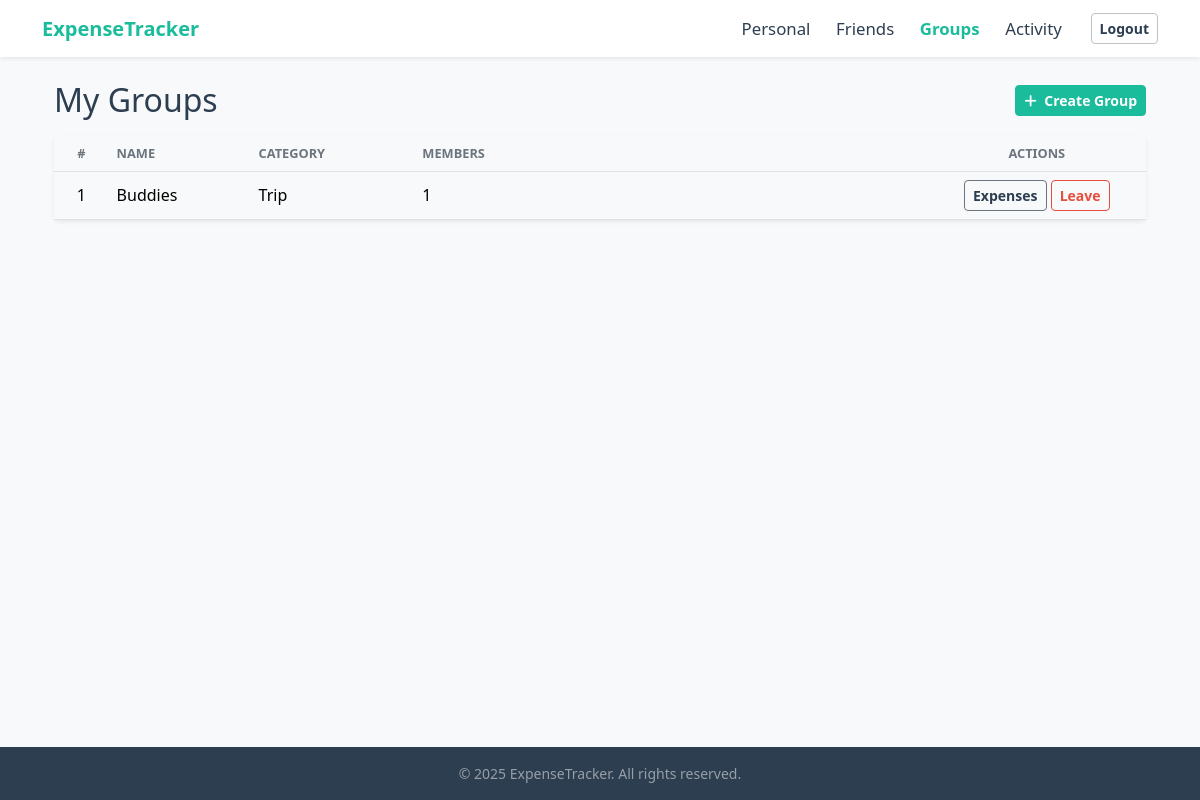
/tracker/groups/ (signed in), run on an earlier commit of the app's database.
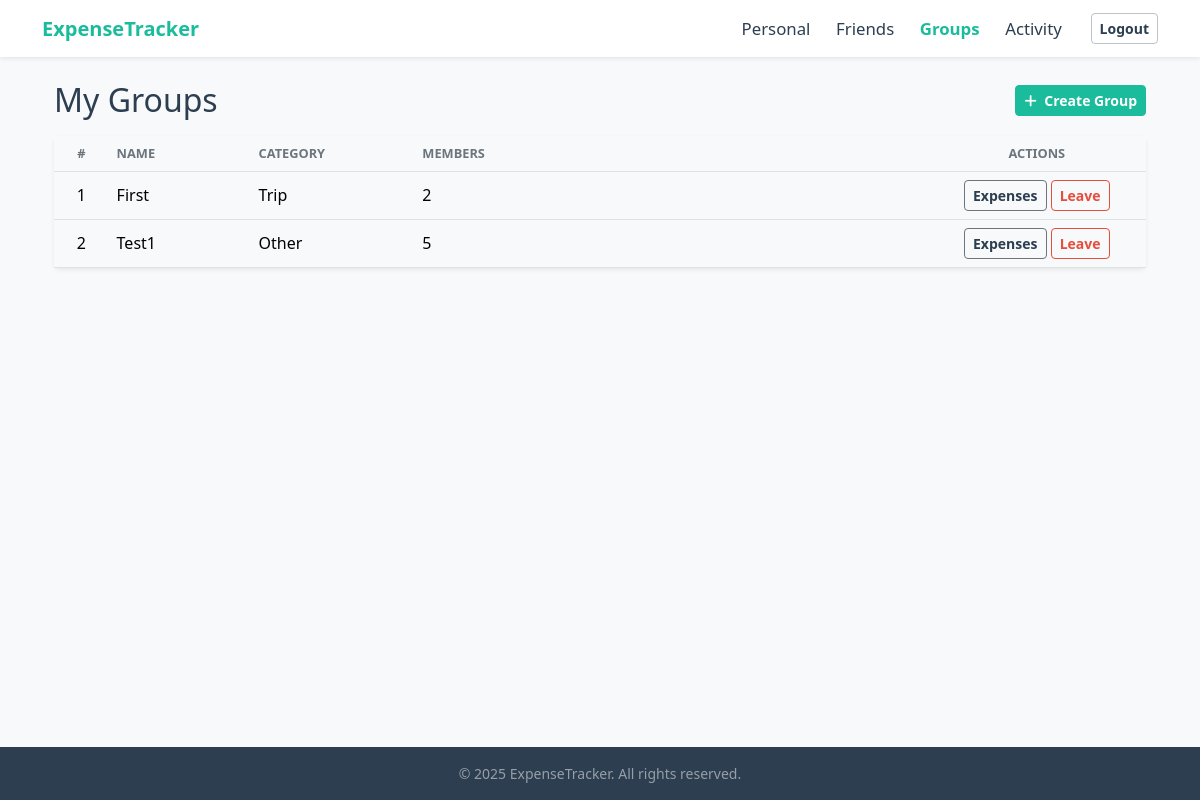
And on a later commit of the database.
### tracker/models.py (models this page shows, shortened)
class Groups(models.Model):
    CATEGORY_CHOICES = [
        ('Trip', 'Trip'),
        ('Home', 'Home'),
        ('Couple', 'Couple'),
        ('Other', 'Other'),
    ]
    name = models.CharField(max_length=100)
    category = models.CharField(max_length=80,choices=CATEGORY_CHOICES)
    created_by = models.ForeignKey(UserRegistration, on_delete=models.CASCADE, related_name='created_groups')
    members = models.ManyToManyField(UserRegistration, related_name='groups')
    created_at = models.DateTimeField(auto_now_add=True)

### tracker/views.py (the view)
# urls.py: path('groups/', views.groups_dashboard, name='groups_dashboard'),
def groups_dashboard(request):
    if 'username' not in request.session:
        messages.error(request, "Please log in to access this page.")
        return redirect('login')
    user_id = request.session.get('user_id')
    user = UserRegistration.objects.get(id=user_id)
    groups = Groups.objects.filter(members=user)
    filter_option = request.GET.get('filter', 'None')
    if filter_option == 'None':
        filtered_groups = groups
    else:
        filtered_groups = groups
    overall_owe = 0  # Placeholder for overall owe calculation
    context = {
        'groups': groups,
        'filter_option': filter_option,
        'overall_owe': overall_owe,
    }
    return render(request, 'tracker/groups.html', context)

### tracker/templates/tracker/groups.html (shortened to what this page needs)
{% extends 'tracker/base.html' %}
{% load static %}
{% block content %}
<div class="container mt-4">
    <div class="d-flex justify-content-between align-items-center mb-3">
        <h2 class="mb-0 fw-light">My Groups</h2>
        <a href="{% url 'create_group' %}" class="btn btn-primary btn-sm">
            <i class="fas fa-plus me-1"></i> Create Group
        </a>
    </div>
     <div class="card shadow-sm border-0">
        <div class="card-body p-0">
            <div class="table-responsive">
                <table class="table table-hover align-middle mb-0">
                    <thead class="text-center">
                        <tr>
                            <th width="5%">#</th>
                            <th width="13%" class="text-start">Name</th>
                            <th width="15%"  class="text-start">Category</th>
                            <th class="text-start">Members</th>
                            <th width="20%">Actions</th>
                        </tr>
                    </thead>
                    <tbody>
                        {% for group in groups %}
                            <tr class="text-center">
                                <td class="text-center">{{ forloop.counter }}</td>
                                <td class="text-start">{{ group.name }}</td>
                                <td class="text-start">{{ group.category }}</td>
                                <td class="text-start">{{ group.members.count }}</td>
                                <td>
                                    <a href="{% url 'group_details' group_id=group.id %}" class="btn btn-sm btn-outline-secondary" title="group_details">
                                        Expenses
                                    </a>
                                    <form action="{% url 'remove_from_group' group_id=group.id %}" method="POST" class="d-inline" onsubmit="return confirm('Are you sure you want to leave this group?');">
                                        <button type="submit" class="btn btn-sm btn-outline-danger">Leave</button>
                                    </form>
                                </td>
                            </tr>
                            {% empty %}
                            <tr><td colspan="4" class="text-center">No groups yet.</td></tr>
                        {% endfor %}
                    </tbody>
                </table>
            </div>
        </div>
    </div>
{% endblock %}

What changed in the data, as far as the page shows it:
removed Groups: name "Buddies", category "Trip", members.count "1"
added Groups: name "First", category "Trip", members.count "2"
added Groups: name "Test1", category "Other", members.count "5"
